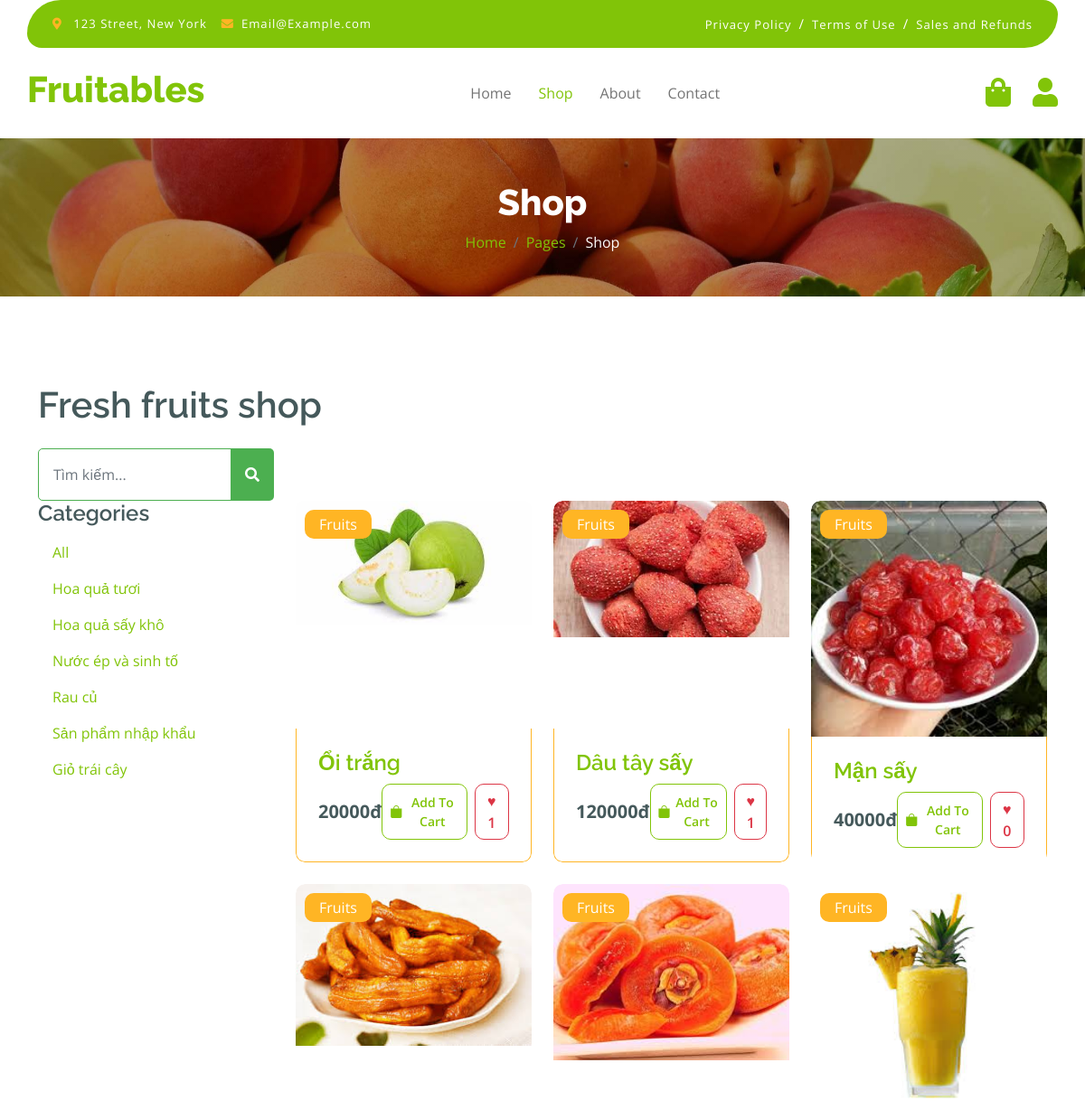
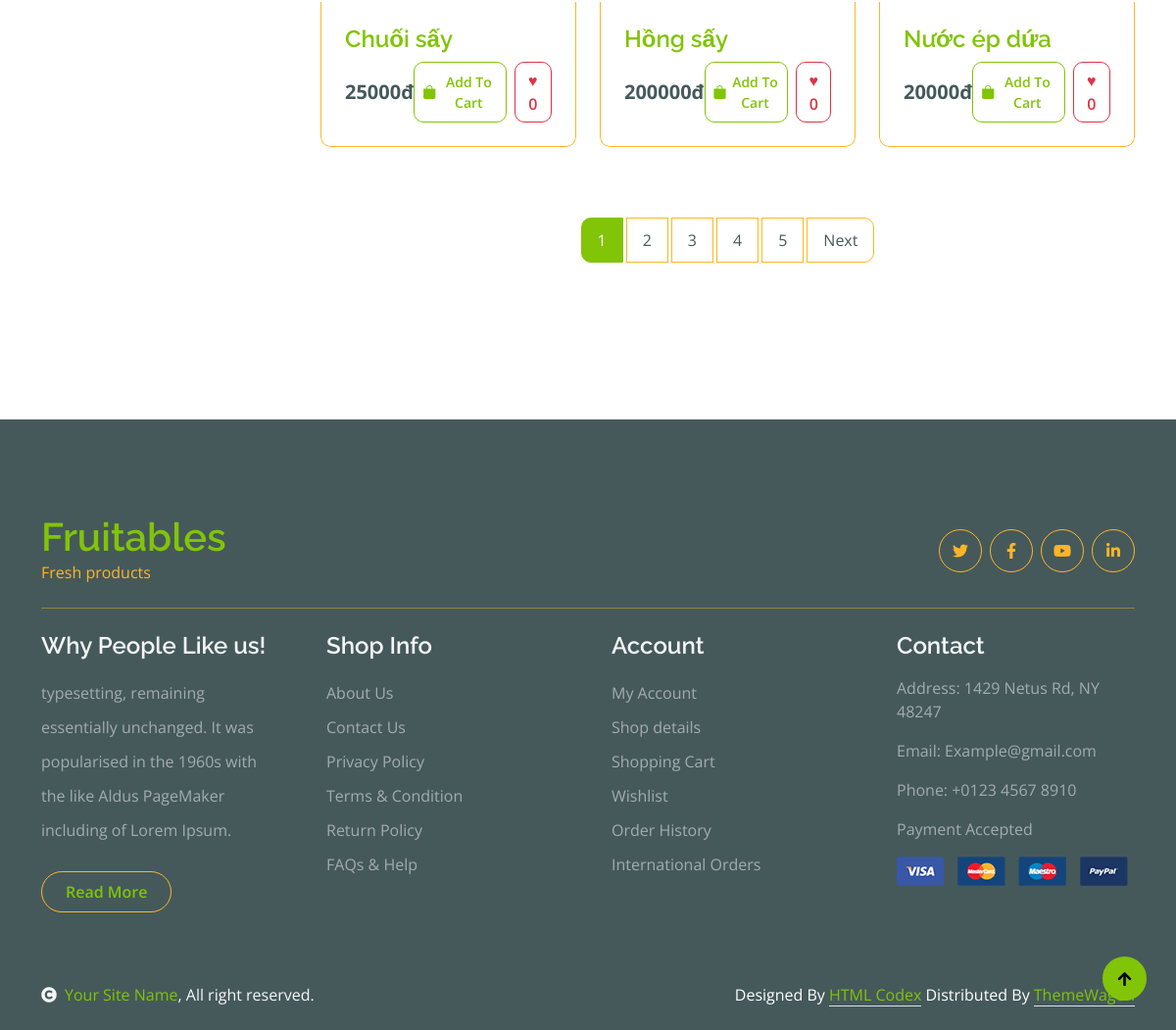
The page /shop.php on the database its author committed (2 pictures, top to bottom).
### tables this page shows
CREATE TABLE IF NOT EXISTS `categories` (
  `id` int NOT NULL AUTO_INCREMENT,
  `name` varchar(255) NOT NULL,
  PRIMARY KEY (`id`)
);

CREATE TABLE IF NOT EXISTS `products` (
  `id` int NOT NULL AUTO_INCREMENT,
  `name` varchar(255) NOT NULL,
  `price` int NOT NULL,
  `description` text NOT NULL,
  `image` varchar(255) NOT NULL,
  `views` int NOT NULL DEFAULT '0',
  `likes` int NOT NULL DEFAULT '0',
  `status` tinyint NOT NULL DEFAULT '1',
  PRIMARY KEY (`id`)
);

### shop.php (the view, shortened to what the rows shown need)
<?php
require_once "config/database.php";
$categoryModel = new Category();
$categories = $categoryModel->all();
$productModel = new Product();
$perPage = 6;
$page = isset($_GET['page']) ? (int)$_GET['page'] : 1;
$products = $productModel->paginate($page, $perPage);
?>
<!DOCTYPE html>
<html lang="en">
<head>
     <link rel="stylesheet" href="https://use.fontawesome.com/releases/v5.15.4/css/all.css" />
     <link href="https://cdn.jsdelivr.net/npm/bootstrap-icons@1.4.1/font/bootstrap-icons.css" rel="stylesheet">
     <link href="lib/lightbox/css/lightbox.min.css" rel="stylesheet">
     <link href="lib/owlcarousel/assets/owl.carousel.min.css" rel="stylesheet">
     <link href="css/bootstrap.min.css" rel="stylesheet">
     <link href="css/style.css" rel="stylesheet">
</head>
<body>
     <div class="container-fluid fixed-top">
          <div class="container px-0">
               <nav class="navbar navbar-light bg-white navbar-expand-xl">
                    <a href="index.php" class="navbar-brand">
                         <h1 class="text-primary display-6">Fruitables</h1>
                    </a>
               </nav>
          </div>
     </div>
     <div class="container-fluid page-header py-5">
          <h1 class="text-center text-white display-6">Shop</h1>
     </div>
     <div class="container-fluid fruite py-5">
          <div class="container py-5">
               <h1 class="mb-4">Fresh fruits shop</h1>
               <div class="row g-4">
                    <div class="col-lg-12">
                         <div class="row g-4">
                              <div class="col-lg-3">
                                   <div class="row g-4">
                                        <div class="col-lg-12">
                                             <div class="mb-3">
                                                  <ul class="list-unstyled fruite-categorie">
                                                       <?php foreach ($categories as $category) : ?>
                                                            <li>
                                                                 <a class="nav-link" href="category.php?id=<?php echo $category['id'] ?>"><?php echo $category['name'] ?></a>
                                                            </li>
                                                       <?php endforeach; ?>
                                                  </ul>
                                             </div>
                                        </div>
                                   </div>
                              </div>
                              <div class="col-lg-9">
                                   <div class="row g-4 justify-content">
                                        <?php
                                        foreach ($products as $product) :
                                        ?>
                                             <div class="col-md-6 col-lg-6 col-xl-4">
                                                  <div class="rounded position-relative fruite-item">
                                                       <div class="fruite-img">
                                                            <a href="product.php?id=<?php echo $product['id'] ?>">
                                                                 <img src="public/images/<?php echo $product['image'] ?>" class="img-fluid w-100 rounded-top" alt="">
                                                            </a>
                                                       </div>
                                                       <div class="text-white bg-secondary px-3 py-1 rounded position-absolute" style="top: 10px; left: 10px;">Fruits</div>
                                                       <div class="p-4 border border-secondary border-top-0 rounded-bottom">
                                                            <h4>
                                                                 <a href="product.php?id=<?php echo $product['id'] ?>">
                                                                      <?php
                                                                      echo (strlen($product['name']) > 20) ? substr($product['name'], 0, 20) . '...' : $product['name'];
                                                                      ?>
                                                                 </a>
                                                            </h4>
                                                            <div class="d-flex justify-content-between align-items-center">
                                                                 <p class="text-dark fs-5 fw-bold mb-0"><?php echo $product['price'] ?>đ</p>
                                                                 <div class="d-flex">
                                                                      <a href="#" class="btn btn-sm btn-outline-primary d-flex align-items-center me-2">
                                                                           <i class="bi bi-bag-fill me-1"></i>
                                                                           <span>Add To Cart</span>
                                                                      </a>
                                                                      <form action="shop.php" method="post">
                                                                           <button type="submit" class="btn btn-outline-danger" name="btn-like" value="<?= $product['id'] ?>">
                                                                                &hearts; <?= $product['likes'] ?>
                                                                           </button>
                                                                      </form>
                                                                 </div>
                                                            </div>
                                                       </div>
                                                  </div>
                                             </div>
                                        <?php
                                        endforeach;
                                        ?>
                                   </div>
                              </div>
                         </div>
                    </div>
               </div>
          </div>
     </div>
     <div class="container-fluid bg-dark text-white-50 footer pt-5 mt-5">
          <div class="container py-5">
               <div class="pb-4 mb-4" style="border-bottom: 1px solid rgba(226, 175, 24, 0.5) ;">
                    <div class="row g-4">
                         <div class="col-lg-3">
                              <a href="#">
                                   <h1 class="text-primary mb-0">Fruitables</h1>
                              </a>
                         </div>
                    </div>
               </div>
          </div>
     </div>
</body>
</html>

### rows shown on the page
categories: name "Hoa quả tươi"
categories: name "Hoa quả sấy khô"
categories: name "Nước ép và sinh tố"
categories: name "Rau củ"
categories: name "Sản phẩm nhập khẩu"
categories: name "Giỏ trái cây"
products: image (picture), name "Ổi trắng", price "20000", $product['id'] 10 (drawn), likes "1"
products: image (picture), name "Dâu tây sấy", price "120000", $product['id'] 11 (drawn), likes "1"
products: image (picture), name "Mận sấy", price "40000", $product['id'] 14 (drawn), likes "0"
products: image (picture), name "Chuối sấy", price "25000", $product['id'] 15 (drawn), likes "0"
products: image (picture), name "Hồng sấy", price "200000", $product['id'] 16 (drawn), likes "0"
products: image (picture), name "Nước ép dứa", price "20000", $product['id'] 17 (drawn), likes "0"
